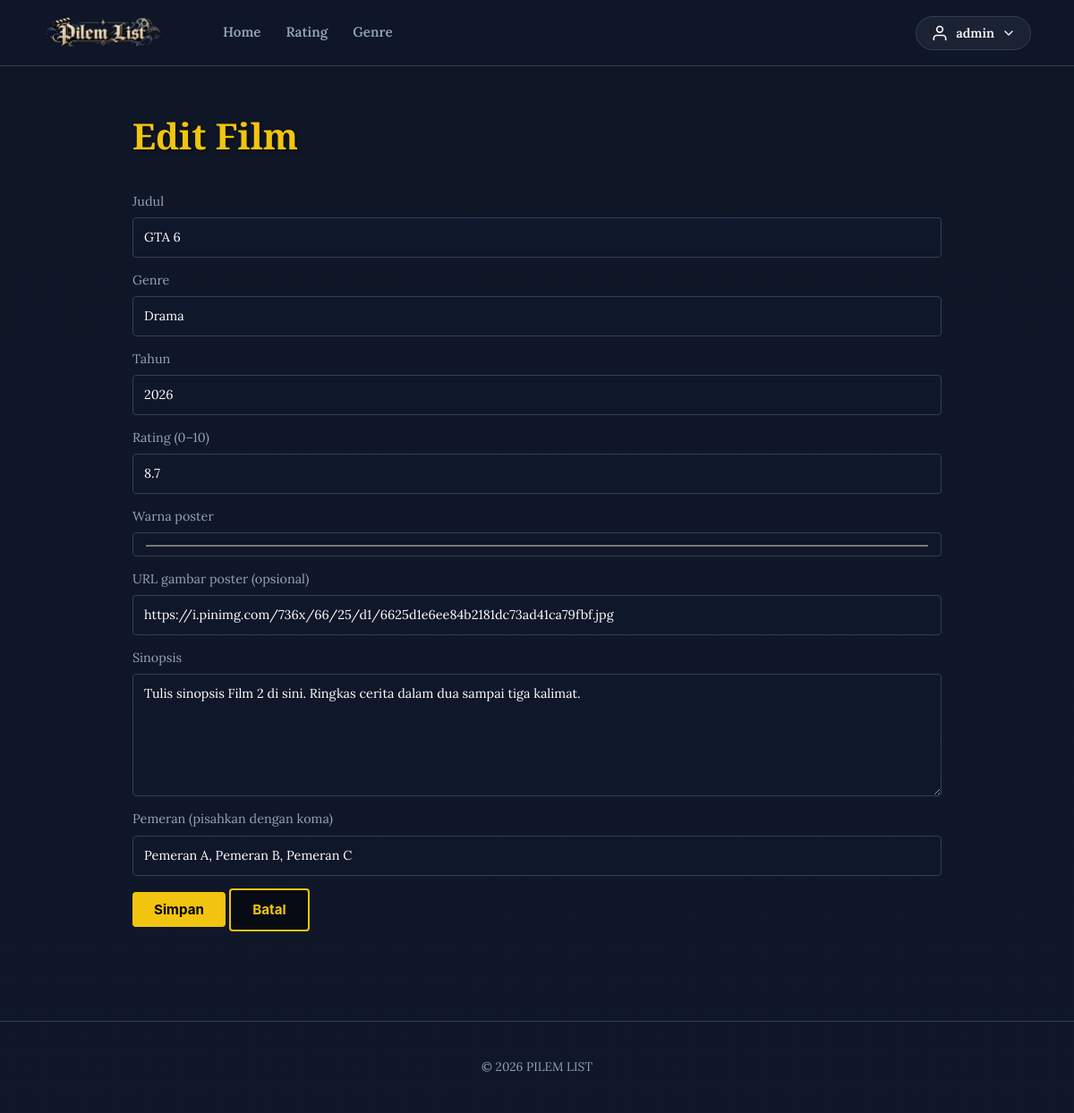
/admin/form.php?id=2 (signed in), run on the app's committed database.
### tables this page shows
CREATE TABLE films (
    id INTEGER PRIMARY KEY AUTOINCREMENT,
    title TEXT NOT NULL,
    genre TEXT NOT NULL,
    rating REAL NOT NULL DEFAULT 0,
    year INTEGER,
    synopsis TEXT,
    cast_list TEXT,
    color TEXT NOT NULL DEFAULT '#9b1c2c',
    poster_url TEXT,
    created_at TEXT NOT NULL DEFAULT CURRENT_TIMESTAMP
);

### config.php (called while the page is built, shortened)
<?php
function e($v) { return htmlspecialchars((string)$v, ENT_QUOTES, 'UTF-8'); }

### admin/form.php (the view, shortened to what this page needs)
<?php
require __DIR__ . '/../config.php';
$id = (int)($_GET['id'] ?? $_POST['id'] ?? 0);
$data = ['title'=>'','genre'=>'','rating'=>'','year'=>'','synopsis'=>'','cast_list'=>'','color'=>'#9b1c2c','poster_url'=>''];
if ($id) {
    $st = $pdo->prepare("SELECT * FROM films WHERE id = ?");
    $st->execute([$id]);
    $row = $st->fetch();
    $data = array_merge($data, array_map(fn($v) => $v ?? '', $row));
}
$title = $id ? 'Edit Film' : 'Tambah Film';
require __DIR__ . '/../includes/header.php';
?>
<div class="page wide">
  <h1><?= e($title) ?></h1>
  <form method="post" class="frm">
    <label>Judul<input type="text" name="title" value="<?= e($data['title']) ?>" required></label>
    <div class="two">
      <label>Genre<input type="text" name="genre" value="<?= e($data['genre']) ?>" required></label>
      <label>Tahun<input type="number" name="year" value="<?= e($data['year']) ?>" min="1888" max="2100"></label>
    </div>
    <div class="two">
      <label>Rating (0–10)<input type="number" name="rating" step="0.1" min="0" max="10" value="<?= e($data['rating']) ?>" required></label>
      <label>Warna poster<input type="color" name="color" value="<?= e($data['color']) ?>"></label>
    </div>
    <label>URL gambar poster (opsional)<input type="url" name="poster_url" value="<?= e($data['poster_url']) ?>" placeholder="https://…"></label>
    <label>Sinopsis<textarea name="synopsis" rows="5"><?= e($data['synopsis']) ?></textarea></label>
    <label>Pemeran (pisahkan dengan koma)<input type="text" name="cast_list" value="<?= e($data['cast_list']) ?>" placeholder="Nama A, Nama B, Nama C"></label>
    <div>
      <button class="btn" type="submit">Simpan</button>
      <a class="btn g" href="index.php">Batal</a>
    </div>
  </form>
</div>
<?php require __DIR__ . '/../includes/footer.php'; ?>

### assets/style.css (style rules this page uses)
:root { --bg:#0f172a; --sf:#1e293b; --tx:#f8fafc; --mu:#94a3b8; --ac:#3b82f6; --ln:#334155; color-scheme: dark; }
* { box-sizing:border-box }
body { margin: 0; background: var(--bg); color: var(--tx); font: 16px/1.6 "Lora", serif; }
a { color:inherit;text-decoration:none }
h1,h2,h3 { margin:0 }
.btn { display: inline-flex; align-items: center; justify-content: center; padding: 10px 24px !important; background-color: #f1c40f !important; background-image: none !important; border-radius: 4px !important; border: none !important; color: #000000 !important; font-family: "Inter", sans-serif; font-weight: 700; font-size: 0.95rem; text-transform: none; cursor: pointer; text-decoration: none !important; transition: 0.2s; }
.btn.g { background-color: rgba(0, 0, 0, 0.5) !important; color: #f1c40f !important; border: 2px solid #f1c40f !important; }
label { display:block;margin-bottom:14px;color:var(--mu);font-size:.9rem }
input,textarea { display:block;width:100%;margin-top:6px;padding:10px 12px;background:#0f172a;color:#fff;border:1px solid #334155;border-radius:4px;font:inherit }
.page { padding-top: 120px !important; padding-bottom: 60px; max-width: 1000px; margin: 0 auto; padding-left: 4%; padding-right: 4%; }
.page h1 { font-family: "Cinzel", serif; font-size: 2.5rem; color: #f1c40f; margin-bottom: 30px; text-shadow: 2px 2px 4px rgba(0,0,0,0.5); }
body { background: linear-gradient(rgba(15, 23, 42, 0.85), rgba(15, 23, 42, 0.95)), url('../assets/bg-login.jpg') no-repeat center center fixed !important; background-size: cover !important; }
.page h1 { text-align: left; }

### data on the page
films: title "GTA 6", genre "Drama", year "2026", rating "8.7", color "#1f5a85", poster_url "https://i.pinimg.com/736x/66/25/d1/6625d1e6ee84b2181dc73ad41ca79fbf.jpg", synopsis "Tulis sinopsis Film 2 di sini. Ringkas cerita dalam dua sampai tiga kalimat.", cast_list "Pemeran A, Pemeran B, Pemeran C"

### other printed values
$_SESSION['username'] "admin"
$title "Edit Film"
